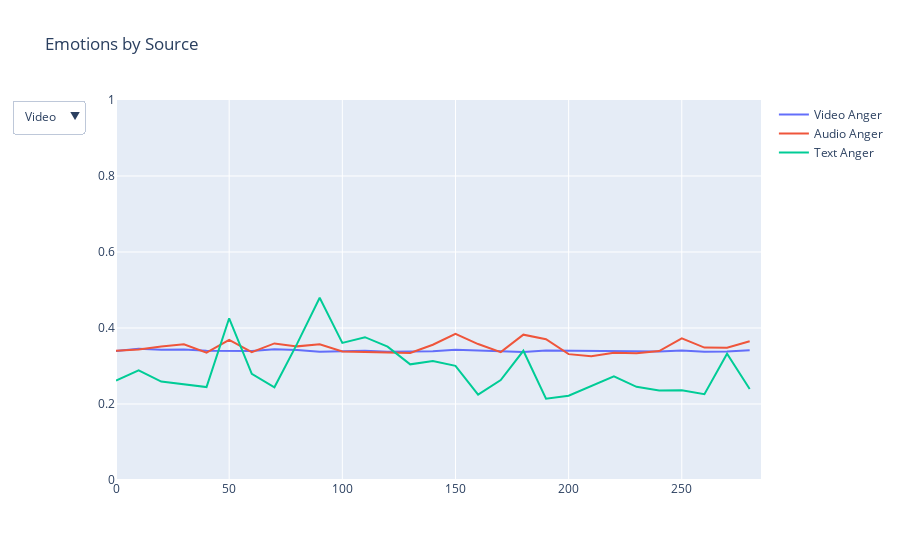

Write notebook code for a chart like this one.
### Markdown cell above
Visualization of the emotions by the modality

### Code cell
trace_video = go.Scatter(x=video_emo['time_sec'], y=video_emo['video_anger'], name='Video Anger')
trace_audio = go.Scatter(x=audio_emo['time_sec'], y=audio_emo['audio_anger'], name='Audio Anger')
trace_text = go.Scatter(x=text_emo['time_sec'], y=text_emo['text_anger'], name='Text Anger')

# Create buttons to switch between datasets
updatemenus = [{'buttons': [
    {'method': 'update', 'label': 'Video', 'args': [{'y': [video_emo['video_anger'], video_emo['video_neutral'], video_emo['video_happiness']]}]},
    {'method': 'update', 'label': 'Audio', 'args': [{'y': [audio_emo['audio_anger'], audio_emo['audio_neutral'], audio_emo['audio_happiness']]}]},
    {'method': 'update', 'label': 'Text', 'args': [{'y': [text_emo['text_anger'], text_emo['text_neutral'], text_emo['text_happiness']]}]}
], 'direction': 'down', 'showactive': True}]

# Create layout with buttons
layout = go.Layout(title='Emotions by Source', updatemenus=updatemenus)

fig = go.Figure(data=[trace_video, trace_audio, trace_text], layout=layout)
fig.update_xaxes(range=[0, text_emo['time_sec'].max()+5])
fig.update_yaxes(range=[0, 1])
fig.show()
